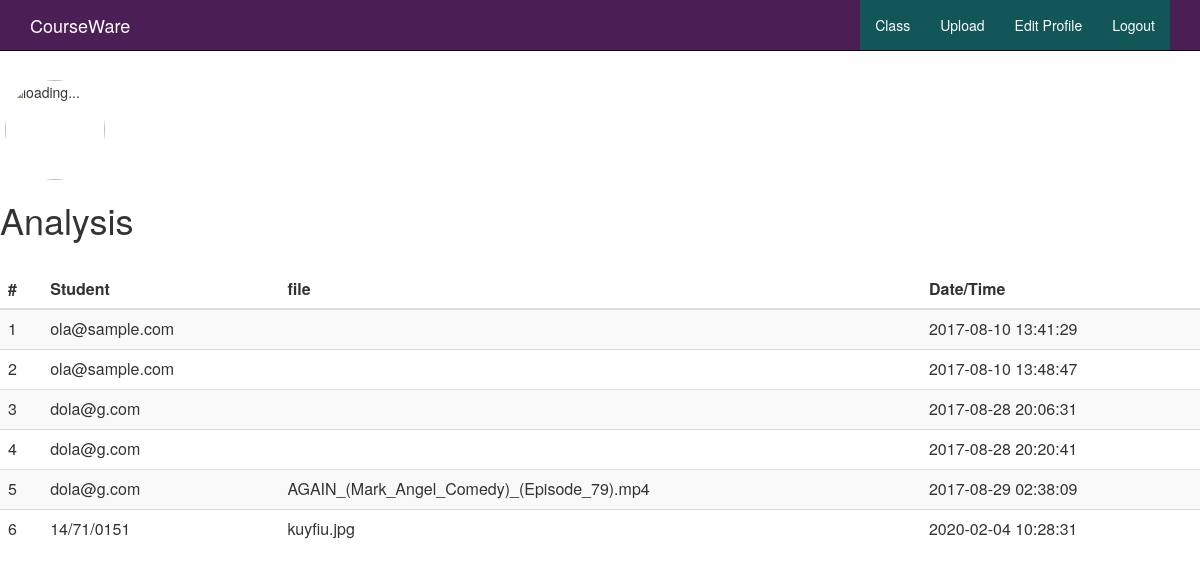
Screenshot of /lecturers/create.php with the database file from the repository.
### tables this page shows
CREATE TABLE `down` (
  `id` int(11) NOT NULL,
  `usr` varchar(89) NOT NULL,
  `file` varchar(200) NOT NULL,
  `date` timestamp NOT NULL DEFAULT CURRENT_TIMESTAMP ON UPDATE CURRENT_TIMESTAMP,
  `status` varchar(57) NOT NULL
);

### lecturers/create.php (the view, shortened to what this page needs)
<?php include '../connect.php'; ?>
<!DOCTYPE html>
<html lang="en">
  <head>
    <link href="../css/bootstrap.min.css" rel="stylesheet">
    <link href="../css/animate.css" rel="stylesheet">
    <link href="../css/font-awesome.min.css" rel="stylesheet">
    <link href="../css/main.css" rel="stylesheet">
  </head>
  <body>
 <?php include './hearder.php';?>
    <br/>
    <br/><br/><br/>
          <?php include'./path.php';?>
    <h1 class="sub-header">Analysis</h1>
          <br />
          <div class="table-responsive">
            <table class="table table-striped">
              <thead>
                <tr>
                  <th>#</th>
                  <th>Student</th>
                  <th>file</th>
                  <th>Date/Time</th>
                </tr>
              </thead>
              <tbody>
                <tr>
                    <?php
                $qy= "select * from down  ";
                   $myqy = mysqli_query($mycon,$qy);
                   $intt = 0;
                   while ($row = mysqli_fetch_array($myqy)) {
                         $intt = $intt+1;
                   ?>
                    <td><?php echo $intt;?></td>
                    <td><?php echo $row["usr"];?></td>
                  <td><?php
                 $cus= $row["file"];
                 echo $cus;
                 ?></td>
                  <td><?php echo $row["date"];?></td>
                </tr>
                <?php
                   }
                ?>
              </tbody>
            </table>
          </div>
       <br/>
  </body>
</html>

### rows the page displays
down: usr "ola@sample.com", date "2017-08-10 13:41:29"
down: usr "ola@sample.com", date "2017-08-10 13:48:47"
down: usr "dola@g.com", date "2017-08-28 20:06:31"
down: usr "dola@g.com", date "2017-08-28 20:20:41"
down: usr "dola@g.com", file "AGAIN_(Mark_Angel_Comedy)_(Episode_79).mp4", date "2017-08-29 02:38:09"
down: usr "14/71/0151", file "kuyfiu.jpg", date "2020-02-04 10:28:31"
